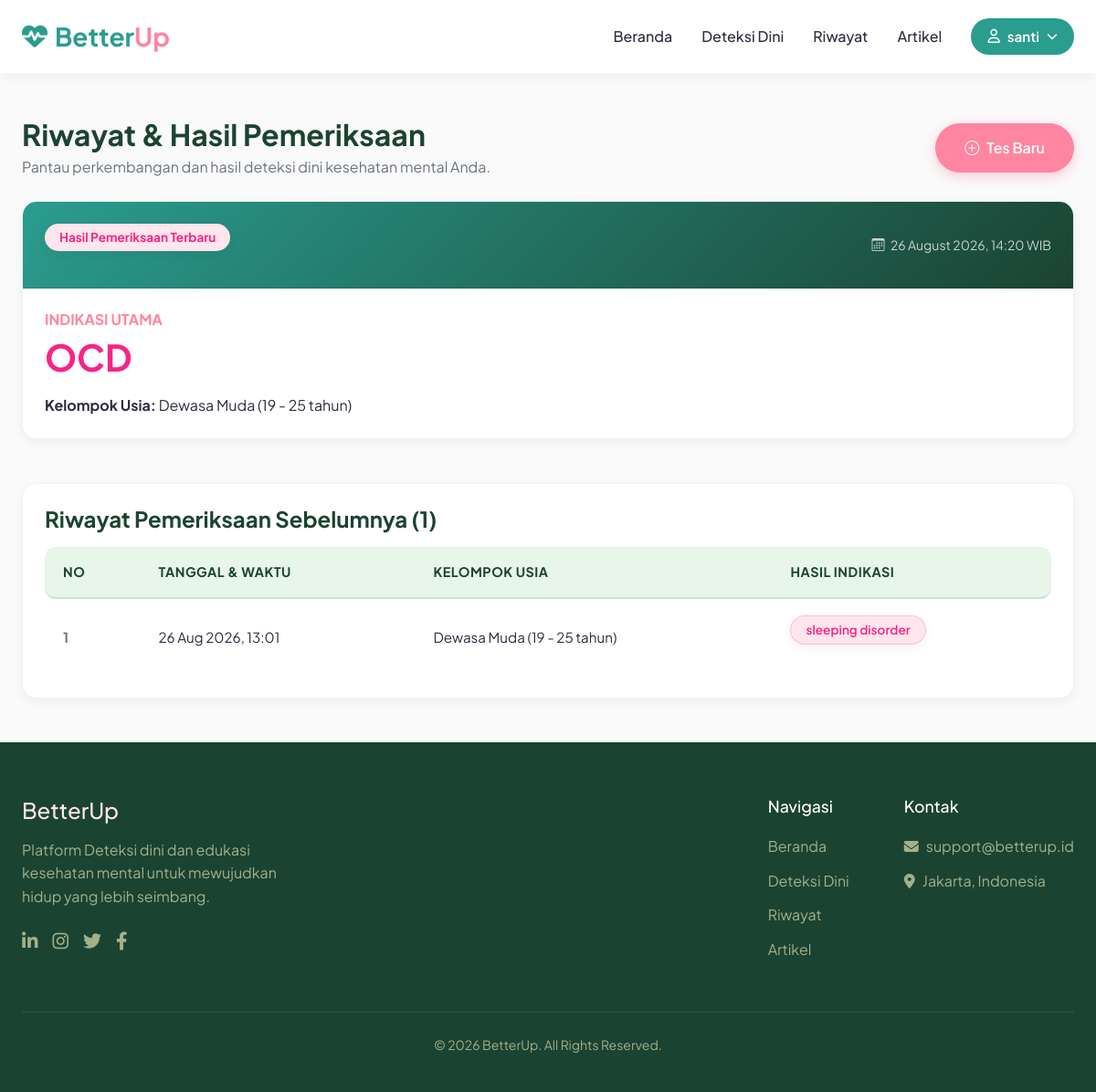
The app's page /riwayat/ (signed in) with its own data.
### diagnosis/models.py (models this page shows, shortened)
class MentalHealthTest(models.Model):
    user = models.ForeignKey(User, on_delete=models.CASCADE, null=True, blank=True)
    created_at = models.DateTimeField(auto_now_add=True)
    predicted_disorder = models.CharField(max_length=100)
    AGE_CHOICES = [
        (0, 'Anak-anak (0 - 11 tahun)'),
        (1, 'Remaja (12 - 18 tahun)'),
        (2, 'Dewasa Muda (19 - 25 tahun)'),
        (3, 'Dewasa (> 25 tahun)'),
    ]
    age_group = models.IntegerField(choices=AGE_CHOICES)
    feeling_nervous = models.IntegerField(default=0)
    panic = models.IntegerField(default=0)
    breathing_rapidly = models.IntegerField(default=0)
    sweating = models.IntegerField(default=0)
    trouble_in_concentration = models.IntegerField(default=0)
    having_trouble_in_sleeping = models.IntegerField(default=0)
    having_trouble_with_work = models.IntegerField(default=0)
    hopelessness = models.IntegerField(default=0)
    anger = models.IntegerField(default=0)
    over_react = models.IntegerField(default=0)
    change_in_eating = models.IntegerField(default=0)
    suicidal_thought = models.IntegerField(default=0)
    feeling_tired = models.IntegerField(default=0)
    close_friend = models.IntegerField(default=0)
    social_media_addiction = models.IntegerField(default=0)
    weight_gain = models.IntegerField(default=0)
    introvert = models.IntegerField(default=0)
    popping_up_stressful_memory = models.IntegerField(default=0)
    having_nightmares = models.IntegerField(default=0)
    avoids_people_or_activities = models.IntegerField(default=0)
    feeling_negative = models.IntegerField(default=0)
    trouble_concentrating = models.IntegerField(default=0)
    blamming_yourself = models.IntegerField(default=0)
    hallucinations = models.IntegerField(default=0)
    repetitive_behaviour = models.IntegerField(default=0)
    increased_energy = models.IntegerField(default=0)
    @property
    def age_group_label(self):
        age_dict = dict(self.AGE_CHOICES)
        return age_dict.get(self.age_group, '-')

### diagnosis/views.py (the view)
# urls.py: path('riwayat/', views.riwayat_view, name='riwayat'),
@login_required(login_url='login')
def riwayat_view(request):
    user_history = MentalHealthTest.objects.filter(user=request.user).order_by('-created_at')
    latest_test = user_history.first() if user_history.exists() else None
    previous_tests = list(user_history[1:]) if user_history.count() > 1 else []
    return render(request, 'riwayat.html', {
        'latest_test': latest_test,
        'previous_tests': previous_tests,
        'total_tests': user_history.count(),
    })

### diagnosis/templates/riwayat.html (shortened to what this page needs)
{% extends 'base.html' %}
{% block content %}
<div class="container my-5">
    <div class="d-flex justify-content-between align-items-center mb-4">
        <div>
            <h2 class="fw-bold mb-1" style="color: var(--dark-green);">Riwayat & Hasil Pemeriksaan</h2>
            <p class="text-muted mb-0">Pantau perkembangan dan hasil deteksi dini kesehatan mental Anda.</p>
        </div>
            <a href="{% url 'deteksi' %}" class="btn-primary" style="display: inline-flex; align-items: center; gap: 8px;">
                <i class="bi bi-plus-circle"></i> Tes Baru
            </a>
    </div>
    {% if latest_test %}
        <div class="card card-history mb-5">
            <div class="card-header history-header-gradient text-white p-4">
                <div class="d-flex justify-content-between align-items-center">
                    <span class="badge badge-latest px-3 py-2 rounded-pill fw-bold">Hasil Pemeriksaan Terbaru</span>
                    <small class="opacity-75"><i class="bi bi-calendar3 me-1"></i> {{ latest_test.created_at|date:"d F Y, H:i" }} WIB</small>
                </div>
            </div>
            <div class="card-body p-4">
                <div class="row align-items-center">
                    <div class="col-12">
                        <h6 class="text-uppercase fw-bold mb-2" style="color: var(--primary-pink);">Indikasi Utama</h6>
                        <h3 class="fw-bold display-6 mb-3" style="color: var(--dark-pink);">{{ latest_test.predicted_disorder }}</h3>
                        <p class="mb-0" style="color: var(--text-main);">
                            <strong>Kelompok Usia:</strong> {{ latest_test.get_age_group_display|default:latest_test.age_group_label }}
                        </p>
                    </div>
                </div>
            </div>
        </div>
        <div class="card card-history">
            <div class="card-body p-4">
                <h4 class="fw-bold mb-3" style="color: var(--dark-green);">Riwayat Pemeriksaan Sebelumnya ({{ previous_tests|length }})</h4>
                {% if previous_tests %}
                    <div class="table-responsive">
                        <table class="table-history">
                            <thead>
                                <tr>
                                    <th scope="col">No</th>
                                    <th scope="col">Tanggal & Waktu</th>
                                    <th scope="col">Kelompok Usia</th>
                                    <th scope="col">Hasil Indikasi</th>
                                </tr>
                            </thead>
                            <tbody>
                                {% for test in previous_tests %}
                                    <tr>
                                        <td class="fw-bold" style="color: var(--text-muted);">{{ forloop.counter }}</td>
                                        <td>{{ test.created_at|date:"d M Y, H:i" }}</td>
                                            <td>
                                                {{ test.age_group_label }}
                                            </td>
                                        <td>
                                            <span class="badge badge-disorder px-3 py-2 rounded-pill">
                                                {{ test.predicted_disorder }}
                                            </span>
                                        </td>
                                    </tr>
                                {% endfor %}
                            </tbody>
                        </table>
                    </div>
                {% else %}
                    <div class="text-center py-4 text-muted">
                        <p class="mb-0">Belum ada riwayat pemeriksaan terdahulu.</p>
                    </div>
                {% endif %}
            </div>
        </div>
    {% endif %}
</div>
{% endblock %}

### diagnosis/templates/base.html (shortened to what this page needs)
{% load static %}
<!DOCTYPE html>
<html lang="id">
<head>
    <link href="https://cdn.jsdelivr.net/npm/bootstrap@5.3.2/dist/css/bootstrap.min.css" rel="stylesheet">
    <link rel="stylesheet" href="https://cdn.jsdelivr.net/npm/bootstrap-icons@1.11.1/font/bootstrap-icons.css">
    <link rel="stylesheet" href="https://cdnjs.cloudflare.com/ajax/libs/font-awesome/6.4.0/css/all.min.css">
    <link rel="stylesheet" href="{% static 'style.css' %}">
</head>
<body>
    {% include 'layout/navbar.html' %}
    <main>
        {% block content %}{% endblock %}
    </main>
    {% include 'layout/footer.html' %}
</body>
</html>

### diagnosis/templates/layout/navbar.html (shortened to what this page needs)
<nav class="navbar">
    <div class="container nav-container">
        <a href="{% url 'home' %}" class="logo">
            <i class="fa-solid fa-heart-pulse"></i>
            <div class="logo-text">Better<span>Up</span></div>
        </a>
        <ul class="nav-links" id="navLinks">
            <li><a href="{% url 'home' %}">Beranda</a></li>
            <li><a href="{% url 'deteksi' %}">Deteksi Dini</a></li>
            <li><a href="{% url 'riwayat' %}">Riwayat</a></li>
            <li><a href="{% url 'artikel' %}">Artikel</a></li>
            {% if user.is_authenticated %}
                <li class="profile-dropdown">
                    <button class="btn-header profile-btn">
                        <i class="fa-regular fa-user"></i> {{ user.username }} <i class="fa-solid fa-chevron-down caret"></i>
                    </button>
                </li>
            {% else %}
                <li>
                    <a href="{% url 'login' %}" class="btn-header">Login</a>
                </li>
            {% endif %}
        </ul>
    </div>
</nav>

### diagnosis/templates/layout/footer.html
<footer>
    <div class="container">
        <div class="footer-grid">
            <div class="footer-brand">
                <h3>BetterUp</h3>
                <p>Platform Deteksi dini dan edukasi kesehatan mental untuk mewujudkan hidup yang lebih seimbang.</p>
                <div class="footer-socials">
                    <a href="https://www.linkedin.com/in/santinoviyanti" aria-label="LinkedIn"><i class="fa-brands fa-linkedin-in"></i></a>
                    <a href="https://www.instagram.com/ssanjusann" aria-label="Instagram"><i class="fa-brands fa-instagram"></i></a>
                    <a href="#" aria-label="Twitter"><i class="fa-brands fa-twitter"></i></a>
                    <a href="#" aria-label="Facebook"><i class="fa-brands fa-facebook-f"></i></a>
                </div>
            </div>
            <div class="footer-column nav-column">
                <h4>Navigasi</h4>
                <ul>
                    <li><a href="{% url 'home' %}">Beranda</a></li>
                    <li><a href="{% url 'deteksi' %}">Deteksi Dini</a></li>
                    <li><a href="{% url 'riwayat' %}">Riwayat</a></li>
                    <li><a href="{% url 'artikel' %}">Artikel</a></li>
                </ul>
            </div>
            <div class="footer-column contact-column">
                <h4>Kontak</h4>
                <ul>
                    <li><a href="#"><i class="fa-solid fa-envelope"></i> support@betterup.id</a></li>
                    <li><a href="#"><i class="fa-solid fa-location-dot"></i> Jakarta, Indonesia</a></li>
                </ul>
            </div>
        </div>
        <div class="footer-bottom">
            <p>&copy; 2026 BetterUp. All Rights Reserved.</p>
        </div>
    </div>
</footer>

### records on screen
MentalHealthTest: created_at "26 August 2026, 14:20", predicted_disorder "OCD", age_group "Dewasa Muda (19 - 25 tahun)"
MentalHealthTest: created_at "26 Aug 2026, 13:01", age_group_label "Dewasa Muda (19 - 25 tahun)", predicted_disorder "sleeping disorder"

### other values on screen
{{ user.username }} "santi"
{{ previous_tests|length }} "1"
